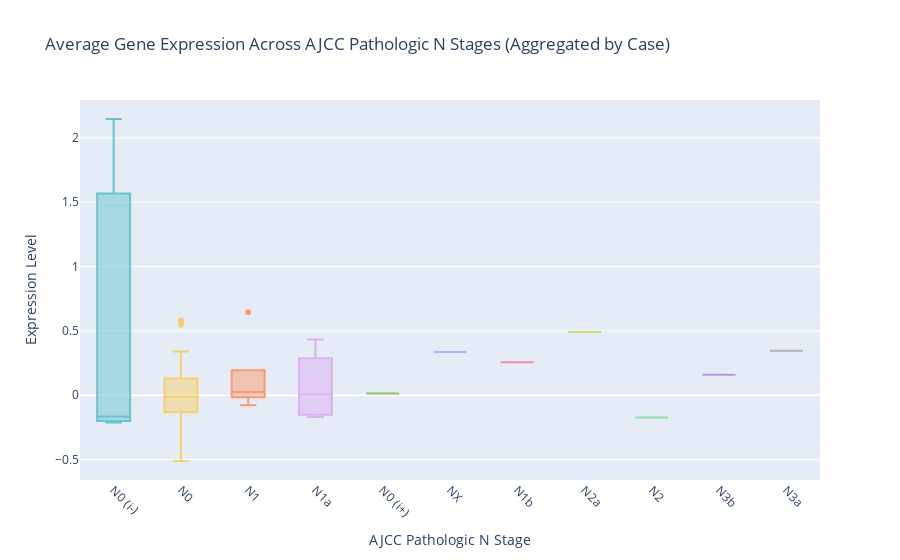

Notebook cell for this chart:
### Code cell
# Filter out "Unknown" values for AJCC Pathologic N stages
filtered_data_state_n = aggregated_data[reshaped_df['ajcc_pathologic_n'] != "Unknown"]

fig = px.box(
    filtered_data_state_n,
    x='ajcc_pathologic_n',
    y='Expression',
    color='ajcc_pathologic_n',  # Optional: Assign a unique color to each category
    title="Average Gene Expression Across AJCC Pathologic N Stages (Aggregated by Case)",
    labels={
        'ajcc_pathologic_n': 'AJCC Pathologic N Stage',
        'Expression': 'Expression Level'
    },
    color_discrete_sequence=px.colors.qualitative.Pastel 
)

fig.update_layout(
    xaxis_title="AJCC Pathologic N Stage",
    yaxis_title="Expression Level",
    xaxis_tickangle=45,
    showlegend=False  
)


fig.show()

### Figure 1 — Plotly figure (JSON) as saved in the notebook; plotly's stock layout.template omitted (floating-point values rounded to 4 significant figures)
{"data": [{"alignmentgroup": "True", "hovertemplate": "AJCC Pathologic N Stage=%{x}<br>Expression Level=%{y}<extra></extra>", "legendgroup": "N0 (i-)", "marker": {"color": "rgb(102, 197, 204)"}, "name": "N0 (i-)", "notched": false, "offsetgroup": "N0 (i-)", "orientation": "v", "showlegend": true, "type": "box", "x": ["N0 (i-)", "N0 (i-)", "N0 (i-)"], "x0": " ", "xaxis": "x", "y": [-0.212, 2.147, -0.166], "y0": " ", "yaxis": "y"}, {"alignmentgroup": "True", "hovertemplate": "AJCC Pathologic N Stage=%{x}<br>Expression Level=%{y}<extra></extra>", "legendgroup": "N0", "marker": {"color": "rgb(246, 207, 113)"}, "name": "N0", "notched": false, "offsetgroup": "N0", "orientation": "v", "showlegend": true, "type": "box", "x": ["N0", "N0", "N0", "N0", "N0", "N0", "N0", "N0", "N0", "N0", "N0", "N0", "N0", "N0", "N0", "N0", "N0", "N0", "N0", "N0", "N0", "N0", "N0", "N0"], "x0": " ", "xaxis": "x", "y": [0.1431, 0.5814, -0.263, -0.0694, -0.03682, 0.02125, -0.5119, -0.1978, -0.02029, 0.03698, -0.2243, -0.02724, -0.2212, 0.05238, -0.03224, 0.2953, 0.08245, 0.1191, -0.003247, -0.2148, 0.3388, 0.5488, 0.1392, -0.02194], "y0": " ", "yaxis": "y"}, {"alignmentgroup": "True", "hovertemplate": "AJCC Pathologic N Stage=%{x}<br>Expression Level=%{y}<extra></extra>", "legendgroup": "N1", "marker": {"color": "rgb(248, 156, 116)"}, "name": "N1", "notched": false, "offsetgroup": "N1", "orientation": "v", "showlegend": true, "type": "box", "x": ["N1", "N1", "N1", "N1", "N1"], "x0": " ", "xaxis": "x", "y": [0.02433, 0.6446, 0.003703, -0.07819, 0.04409], "y0": " ", "yaxis": "y"}, {"alignmentgroup": "True", "hovertemplate": "AJCC Pathologic N Stage=%{x}<br>Expression Level=%{y}<extra></extra>", "legendgroup": "N1a", "marker": {"color": "rgb(220, 176, 242)"}, "name": "N1a", "notched": false, "offsetgroup": "N1a", "orientation": "v", "showlegend": true, "type": "box", "x": ["N1a", "N1a", "N1a", "N1a"], "x0": " ", "xaxis": "x", "y": [0.4323, -0.1334, -0.1694, 0.1431], "y0": " ", "yaxis": "y"}, {"alignmentgroup": "True", "hovertemplate": "AJCC Pathologic N Stage=%{x}<br>Expression Level=%{y}<extra></extra>", "legendgroup": "N0 (i+)", "marker": {"color": "rgb(135, 197, 95)"}, "name": "N0 (i+)", "notched": false, "offsetgroup": "N0 (i+)", "orientation": "v", "showlegend": true, "type": "box", "x": ["N0 (i+)"], "x0": " ", "xaxis": "x", "y": [0.01261], "y0": " ", "yaxis": "y"}, {"alignmentgroup": "True", "hovertemplate": "AJCC Pathologic N Stage=%{x}<br>Expression Level=%{y}<extra></extra>", "legendgroup": "NX", "marker": {"color": "rgb(158, 185, 243)"}, "name": "NX", "notched": false, "offsetgroup": "NX", "orientation": "v", "showlegend": true, "type": "box", "x": ["NX"], "x0": " ", "xaxis": "x", "y": [0.3351], "y0": " ", "yaxis": "y"}, {"alignmentgroup": "True", "hovertemplate": "AJCC Pathologic N Stage=%{x}<br>Expression Level=%{y}<extra></extra>", "legendgroup": "N1b", "marker": {"color": "rgb(254, 136, 177)"}, "name": "N1b", "notched": false, "offsetgroup": "N1b", "orientation": "v", "showlegend": true, "type": "box", "x": ["N1b"], "x0": " ", "xaxis": "x", "y": [0.2563], "y0": " ", "yaxis": "y"}, {"alignmentgroup": "True", "hovertemplate": "AJCC Pathologic N Stage=%{x}<br>Expression Level=%{y}<extra></extra>", "legendgroup": "N2a", "marker": {"color": "rgb(201, 219, 116)"}, "name": "N2a", "notched": false, "offsetgroup": "N2a", "orientation": "v", "showlegend": true, "type": "box", "x": ["N2a"], "x0": " ", "xaxis": "x", "y": [0.4908], "y0": " ", "yaxis": "y"}, {"alignmentgroup": "True", "hovertemplate": "AJCC Pathologic N Stage=%{x}<br>Expression Level=%{y}<extra></extra>", "legendgroup": "N2", "marker": {"color": "rgb(139, 224, 164)"}, "name": "N2", "notched": false, "offsetgroup": "N2", "orientation": "v", "showlegend": true, "type": "box", "x": ["N2"], "x0": " ", "xaxis": "x", "y": [-0.1745], "y0": " ", "yaxis": "y"}, {"alignmentgroup": "True", "hovertemplate": "AJCC Pathologic N Stage=%{x}<br>Expression Level=%{y}<extra></extra>", "legendgroup": "N3b", "marker": {"color": "rgb(180, 151, 231)"}, "name": "N3b", "notched": false, "offsetgroup": "N3b", "orientation": "v", "showlegend": true, "type": "box", "x": ["N3b"], "x0": " ", "xaxis": "x", "y": [0.1579], "y0": " ", "yaxis": "y"}, {"alignmentgroup": "True", "hovertemplate": "AJCC Pathologic N Stage=%{x}<br>Expression Level=%{y}<extra></extra>", "legendgroup": "N3a", "marker": {"color": "rgb(179, 179, 179)"}, "name": "N3a", "notched": false, "offsetgroup": "N3a", "orientation": "v", "showlegend": true, "type": "box", "x": ["N3a"], "x0": " ", "xaxis": "x", "y": [0.346], "y0": " ", "yaxis": "y"}], "layout": {"autosize": true, "boxmode": "overlay", "legend": {"title": {"text": "AJCC Pathologic N Stage"}, "tracegroupgap": 0}, "showlegend": false, "title": {"text": "Average Gene Expression Across AJCC Pathologic N Stages (Aggregated by Case)"}, "xaxis": {"anchor": "y", "autorange": true, "categoryarray": ["N0 (i-)", "N0", "N1", "N1a", "N0 (i+)", "NX", "N1b", "N2a", "N2", "N3b", "N3a"], "categoryorder": "array", "domain": [0, 1], "range": [-0.5, 10.5], "tickangle": 45, "title": {"text": "AJCC Pathologic N Stage"}, "type": "category"}, "yaxis": {"anchor": "x", "autorange": true, "domain": [0, 1], "range": [-0.6597, 2.295], "title": {"text": "Expression Level"}, "type": "linear"}}}
